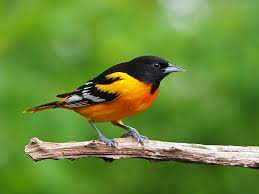
%> input picture lab_7/photo1.jpg, 259 x 194 px
$ octave que_1_b.m   (GNU Octave 9; MATLAB toolbox functions it lacks are replaced by stand-ins)
%> lines starting %> are read from the running program, lines starting %| are printed output that depends on the picture
clc;
clear;
close all;

A = imread('photo1.jpg');
%> A is the input picture: size 194x259x3 uint8; mean R, G, B 103.5, 137.6, 53.8
k=input("enter value of k:");
%> the answer given: 3

AG =im2double(A);

figure();
imshow(A)
title('Original picture')
figure();
imshow(AG)
title('gray picture')
[U1, S1, V1] = svd(AG(:,:,1));
[U2, S2, V2] = svd(AG(:,:,2));
[U3, S3, V3] = svd(AG(:,:,3));
Ak1 = U1(:, 1:k)*S1(1:k, 1:k)*V1(:,1:k)';
Ak2= U2(:, 1:k)*S2(1:k, 1:k)*V2(:,1:k)';
Ak3= U3(:, 1:k)*S3(1:k, 1:k)*V3(:,1:k)';
Ak=zeros(size(A));
Ak(:,:,1)=Ak1;
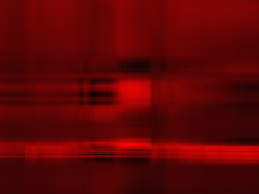
%> Ak: size 194x259x3 double; mean R, G, B 0.406, 0, 0; drawn with min black and max white
Ak(:,:,2)=Ak2;
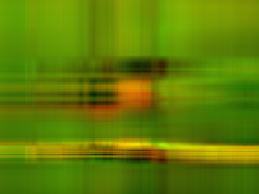
%> Ak: size 194x259x3 double; mean R, G, B 0.406, 0.54, 0; drawn with min black and max white
Ak(:,:,3)=Ak3;
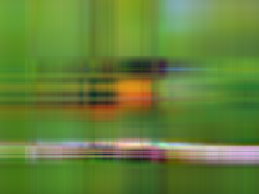
%> Ak: size 194x259x3 double; mean R, G, B 0.406, 0.54, 0.21; drawn with min black and max white
figure();
imshow(Ak);
title('compression picture 1');
a=size(A);
%> a = [194 259 3]

com_rate=((a(1)+a(2))*k)/(a(1)*a(2));
%> com_rate = 0.027
fprintf('compression rate: %s\n',com_rate);
%| compression rate:
